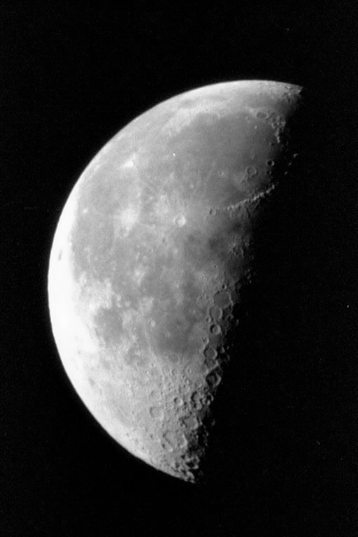
%> input picture image_processing2/moon.tif, 358 x 537 px
$ octave HWM2.m   (GNU Octave 9; MATLAB toolbox functions it lacks are replaced by stand-ins)
%> lines starting %> are read from the running program, lines starting %| are printed output that depends on the picture; in (x1, y1, x2, y2) boxes, pixels count from 0 and x2, y2 are one past the last pixel; in counts of white or black regions, pixels touching at a corner belong together; the program's own positions count from 1
#Emre 莂kmak
#180316021
clear all;
close all;
clc;
pkg load image
I=imread('moon.tif');
%> I is the input picture: size 537x358 uint8; min 0, max 253, mean 52.9
N=imnoise(I, 'gaussian',0,0.01);
subplot(2,4,1),imshow(N),title('Noisy imange');
F1=fspecial("gaussian",10,10);
S=imfilter(N,F1);
subplot(2,4,2),imshow(S),title('Smoothed image');

H = [-1,-2,-1; 0,0,0; 1,2,1];
V = [-1,0,1; -2,0,2; -1,0,1];
E_S_H = filter2(H,S);
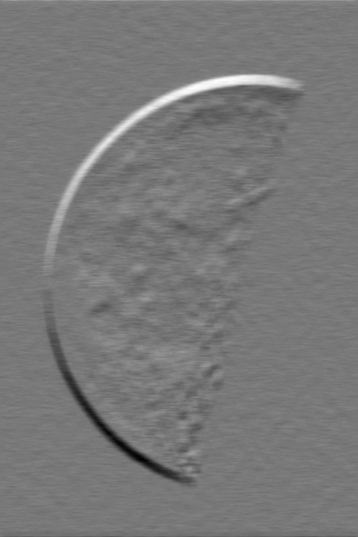
%> E_S_H: size 537x358 double; min -166, max 184, mean 0; drawn with min black and max white
E_S_V = filter2(V,S);
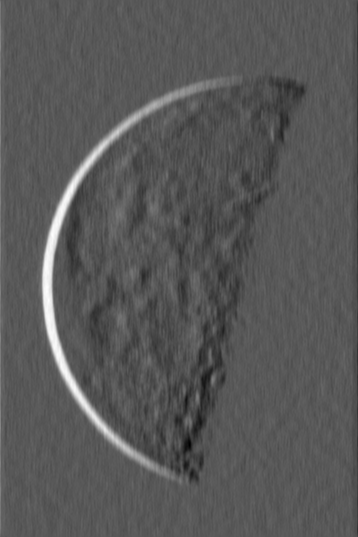
%> E_S_V: size 537x358 double; min -103, max 194, mean 0; drawn with min black and max white
E_S = uint8(sqrt(E_S_H.^2 + E_S_V.^2));
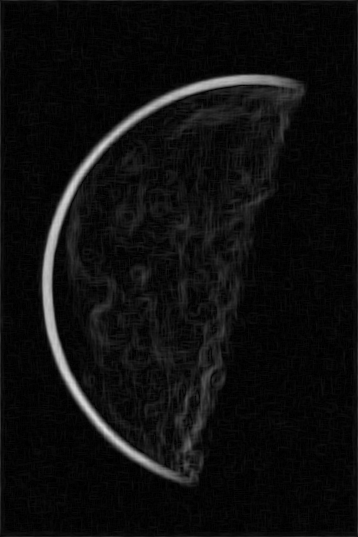
%> E_S: size 537x358 uint8; min 0, max 220, mean 14.4

subplot(2,4,3),imshow(E_S),title('Smoothed Sobel');

E_N_H = filter2(H,N);
E_N_V = filter2(V,N);
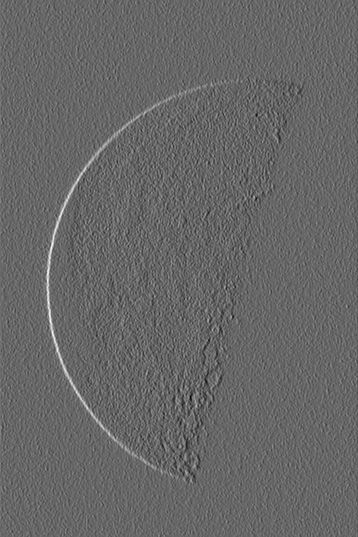
%> E_N_V: size 537x358 double; min -608, max 896, mean 0; drawn with min black and max white
E_N = uint8(sqrt(E_N_H.^2 + E_N_V.^2));
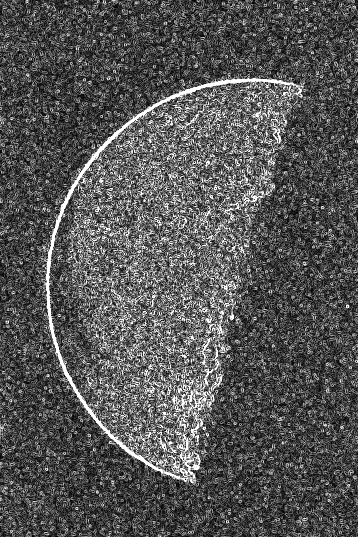
%> E_N: size 537x358 uint8; min 0, max 255, mean 85.5

subplot(2,4,4),imshow(E_N),title('Noisy Sobel');


subplot(2,4,7),imhist(E_N,150),axis([0 255 0 4000]),title('Histogram Noise Sobel');
subplot(2,4,8),imhist(E_S,150),axis([0 255 0 8000]),title('Histogram Smoothed Sobel');


M_s = zeros(size(E_S));
t_s = 120;
t_s = uint8(t_s);

x = 0:255;
y = zeros(1,256);
ind = find(x>t_s);
y(ind) = 255;

ind = find(E_S>t_s);
%> ind = 4386 values from 23358 to 149370
M_s(ind) = 1;
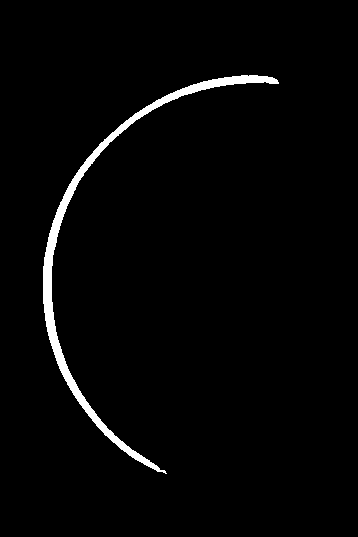
%> M_s: size 537x358 double; values 0 (black) and 1 (white), 2.3% white; 1 white region, box (x1, y1, x2, y2) and area: (43, 75, 279, 474) 4386
subplot(2,4,6),imshow(M_s), title('Thresholded  Smoothed Sobel');


M_n = zeros(size(E_N));
t_n = 232;
t_n = uint8(t_n);

x = 0:255;
y = zeros(1,256);
ind = find(x>t_n);
y(ind) = 255;

ind = find(E_N>t_n);
%> ind = 5078 values from 966 to 192071
M_n(ind) = 1;
%> M_n: size 537x358 double; values 0 (black) and 1 (white), 2.6% white in thin lines or dots
subplot(2,4,5),imshow(M_n), title('Thresholded Noisy Sobel');
%> after `title('Thresholded Noisy Sobel')`:
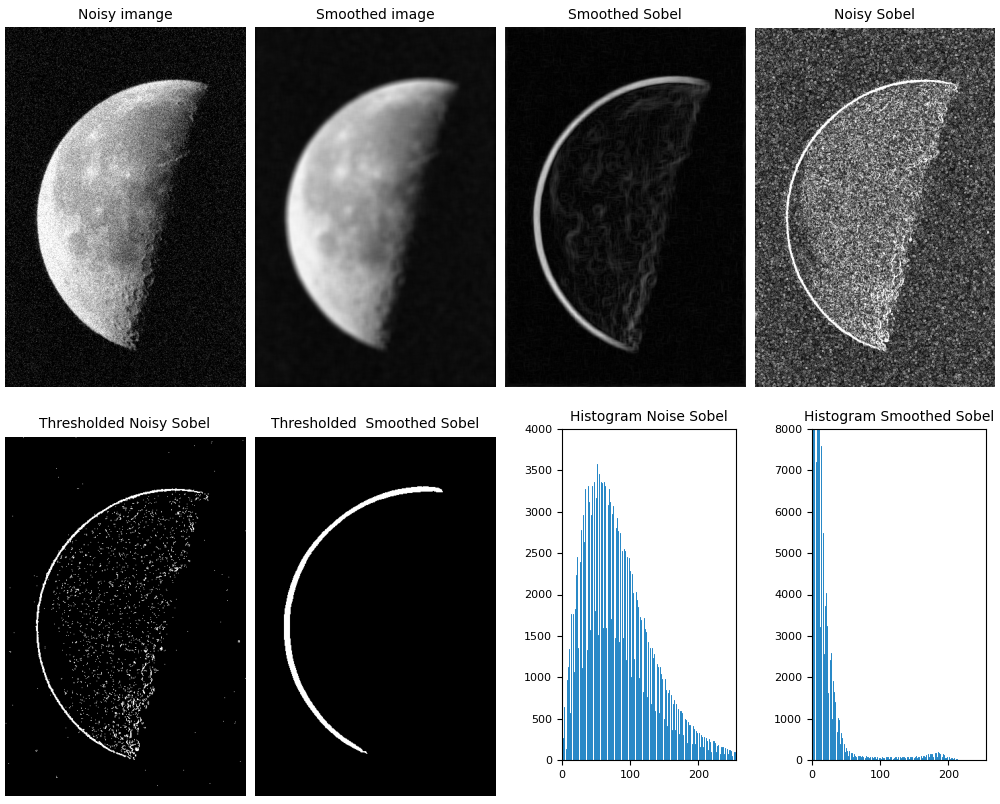
%> figure redrawn from the program's plot data, 8 panels
